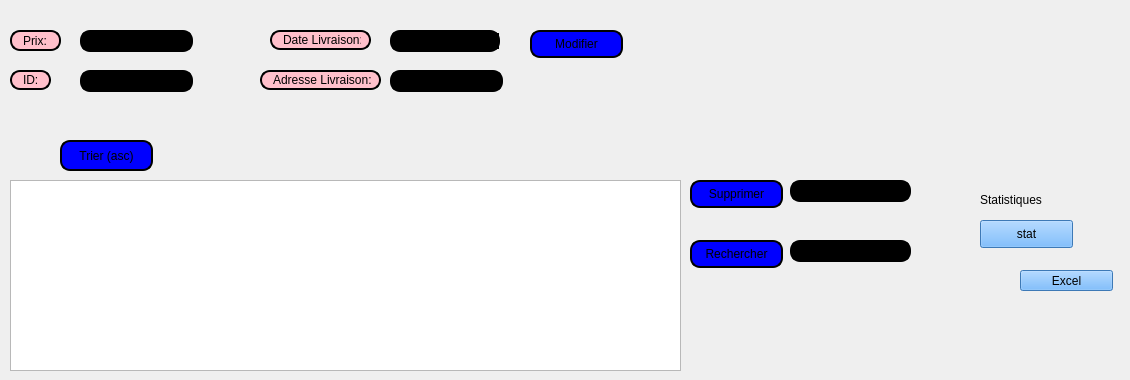
     <widget class="QWidget" name="Consulter_2">
      <attribute name="title">
       <string>Consulter</string>
      </attribute>
      <widget class="QLineEdit" name="le_prix2">
       <property name="geometry">
        <rect>
         <x>80</x>
         <y>30</y>
         <width>113</width>
         <height>22</height>
        </rect>
       </property>
       <property name="styleSheet">
        <string notr="true">border: 2px solid black;
font: 75 8pt &quot;MS Shell Dlg 2&quot;;
border-radius: 10px;
padding: 0 8px;
background: black;
font: bold, &quot;Comic Sans MS&quot;;;
text-align:center;
</string>
       </property>
       <property name="text">
        <string/>
       </property>
      </widget>
      <widget class="QLabel" name="ID_LIVREUR_3">
       <property name="geometry">
        <rect>
         <x>10</x>
         <y>30</y>
         <width>51</width>
         <height>21</height>
        </rect>
       </property>
       <property name="styleSheet">
        <string notr="true">border: 2px solid black;
font: 75 8pt &quot;MS Shell Dlg 2&quot;;
border-radius: 10px;
padding: 0 8px;
background: pink;
font: bold, &quot;Comic Sans MS&quot;;;
text-align:center;
</string>
       </property>
       <property name="text">
        <string>Prix:</string>
       </property>
      </widget>
      <widget class="QLabel" name="NOM_LIVREUR_3">
       <property name="geometry">
        <rect>
         <x>10</x>
         <y>70</y>
         <width>41</width>
         <height>20</height>
        </rect>
       </property>
       <property name="styleSheet">
        <string notr="true">border: 2px solid black;
font: 75 8pt &quot;MS Shell Dlg 2&quot;;
border-radius: 10px;
padding: 0 8px;
background: pink;
font: bold, &quot;Comic Sans MS&quot;;;
text-align:center;
</string>
       </property>
       <property name="text">
        <string>ID:</string>
       </property>
      </widget>
      <widget class="QLabel" name="PRENOM_LIVREUR_3">
       <property name="geometry">
        <rect>
         <x>260</x>
         <y>70</y>
         <width>121</width>
         <height>20</height>
        </rect>
       </property>
       <property name="styleSheet">
        <string notr="true">border: 2px solid black;
font: 75 8pt &quot;MS Shell Dlg 2&quot;;
border-radius: 10px;
padding: 0 8px;
background: pink;
font: bold, &quot;Comic Sans MS&quot;;;
text-align:center;
</string>
       </property>
       <property name="text">
        <string>Adresse Livraison:</string>
       </property>
      </widget>
      <widget class="QLineEdit" name="le_idL2">
       <property name="geometry">
        <rect>
         <x>80</x>
         <y>70</y>
         <width>113</width>
         <height>22</height>
        </rect>
       </property>
       <property name="styleSheet">
        <string notr="true">border: 2px solid black;
font: 75 8pt &quot;MS Shell Dlg 2&quot;;
border-radius: 10px;
padding: 0 8px;
background: black;
font: bold, &quot;Comic Sans MS&quot;;;
text-align:center;
</string>
       </property>
      </widget>
      <widget class="QPushButton" name="modifier_L">
       <property name="geometry">
        <rect>
         <x>530</x>
         <y>30</y>
         <width>93</width>
         <height>28</height>
        </rect>
       </property>
       <property name="styleSheet">
        <string notr="true">border: 2px solid black;
font: 75 8pt &quot;MS Shell Dlg 2&quot;;
border-radius: 10px;
padding: 0 8px;
background: blue;
font: bold, &quot;Comic Sans MS&quot;;;
text-align:center;
</string>
       </property>
       <property name="text">
        <string>Modifier</string>
       </property>
      </widget>
      <widget class="QPushButton" name="trieID_L">
       <property name="geometry">
        <rect>
         <x>60</x>
         <y>140</y>
         <width>93</width>
         <height>31</height>
        </rect>
       </property>
       <property name="styleSheet">
        <string notr="true">border: 2px solid black;
font: 75 8pt &quot;MS Shell Dlg 2&quot;;
border-radius: 10px;
padding: 0 8px;
background: blue;
font: bold, &quot;Comic Sans MS&quot;;;
text-align:center;
</string>
       </property>
       <property name="text">
        <string>Trier (asc)</string>
       </property>
      </widget>
      <widget class="QLineEdit" name="rechercherliv">
       <property name="geometry">
        <rect>
         <x>790</x>
         <y>240</y>
         <width>121</width>
         <height>22</height>
        </rect>
       </property>
       <property name="styleSheet">
        <string notr="true">border: 2px solid black;
font: 75 8pt &quot;MS Shell Dlg 2&quot;;
border-radius: 10px;
padding: 0 8px;
background: black;
font: bold, &quot;Comic Sans MS&quot;;;
text-align:center;
</string>
       </property>
       <property name="text">
        <string/>
       </property>
      </widget>
      <widget class="QPushButton" name="recherche_2">
       <property name="geometry">
        <rect>
         <x>690</x>
         <y>240</y>
         <width>93</width>
         <height>28</height>
        </rect>
       </property>
       <property name="styleSheet">
        <string notr="true">border: 2px solid black;
font: 75 8pt &quot;MS Shell Dlg 2&quot;;
border-radius: 10px;
padding: 0 8px;
background: blue;
font: bold, &quot;Comic Sans MS&quot;;;
text-align:center;
</string>
       </property>
       <property name="text">
        <string>Rechercher</string>
       </property>
      </widget>
      <widget class="QLineEdit" name="le_adresseL2">
       <property name="geometry">
        <rect>
         <x>390</x>
         <y>70</y>
         <width>113</width>
         <height>22</height>
        </rect>
       </property>
       <property name="styleSheet">
        <string notr="true">border: 2px solid black;
font: 75 8pt &quot;MS Shell Dlg 2&quot;;
border-radius: 10px;
padding: 0 8px;
background: black;
font: bold, &quot;Comic Sans MS&quot;;;
text-align:center;
</string>
       </property>
      </widget>
      <widget class="QPushButton" name="pushButtonStatL_3">
       <property name="geometry">
        <rect>
         <x>980</x>
         <y>220</y>
         <width>93</width>
         <height>28</height>
        </rect>
       </property>
       <property name="styleSheet">
        <string notr="true">background-color: rgb(85, 170, 255);
color: rgb(0, 0, 0);</string>
       </property>
       <property name="text">
        <string>stat</string>
       </property>
      </widget>
      <widget class="QLabel" name="statL_3">
       <property name="geometry">
        <rect>
         <x>980</x>
         <y>190</y>
         <width>71</width>
         <height>20</height>
        </rect>
       </property>
       <property name="text">
        <string>Statistiques </string>
       </property>
      </widget>
      <widget class="QLabel" name="label_TimeClient_3">
       <property name="geometry">
        <rect>
         <x>1020</x>
         <y>20</y>
         <width>101</width>
         <height>16</height>
        </rect>
       </property>
       <property name="font">
        <font>
         <family>Segoe UI Semibold</family>
         <pointsize>10</pointsize>
         <weight>75</weight>
         <bold>true</bold>
        </font>
       </property>
       <property name="text">
        <string/>
       </property>
      </widget>
      <widget class="QTableView" name="tabliv">
       <property name="geometry">
        <rect>
         <x>10</x>
         <y>180</y>
         <width>671</width>
         <height>191</height>
        </rect>
       </property>
      </widget>
      <widget class="QPushButton" name="pb_supprimer_L">
       <property name="geometry">
        <rect>
         <x>690</x>
         <y>180</y>
         <width>93</width>
         <height>28</height>
        </rect>
       </property>
       <property name="styleSheet">
        <string notr="true">border: 2px solid black;
font: 75 8pt &quot;MS Shell Dlg 2&quot;;
border-radius: 10px;
padding: 0 8px;
background: blue;
font: bold, &quot;Comic Sans MS&quot;;;
text-align:center;
</string>
       </property>
       <property name="text">
        <string>Supprimer</string>
       </property>
      </widget>
      <widget class="QLineEdit" name="lineEditSuppL_3">
       <property name="geometry">
        <rect>
         <x>790</x>
         <y>180</y>
         <width>121</width>
         <height>22</height>
        </rect>
       </property>
       <property name="styleSheet">
        <string notr="true">border: 2px solid black;
font: 75 8pt &quot;MS Shell Dlg 2&quot;;
border-radius: 10px;
padding: 0 8px;
background: black;
font: bold, &quot;Comic Sans MS&quot;;;
text-align:center;
</string>
       </property>
      </widget>
      <widget class="QDateEdit" name="le_dateL2">
       <property name="geometry">
        <rect>
         <x>390</x>
         <y>30</y>
         <width>110</width>
         <height>22</height>
        </rect>
       </property>
       <property name="styleSheet">
        <string notr="true">border: 2px solid black;
font: 75 8pt &quot;MS Shell Dlg 2&quot;;
border-radius: 10px;
padding: 0 8px;
background: black;
font: bold, &quot;Comic Sans MS&quot;;;
text-align:center;
</string>
       </property>
      </widget>
      <widget class="QLabel" name="PRENOM_LIVREUR_4">
       <property name="geometry">
        <rect>
         <x>270</x>
         <y>30</y>
         <width>101</width>
         <height>20</height>
        </rect>
       </property>
       <property name="styleSheet">
        <string notr="true">border: 2px solid black;
font: 75 8pt &quot;MS Shell Dlg 2&quot;;
border-radius: 10px;
padding: 0 8px;
background: pink;
font: bold, &quot;Comic Sans MS&quot;;;
text-align:center;
</string>
       </property>
       <property name="text">
        <string>Date Livraison:</string>
       </property>
      </widget>
      <widget class="QPushButton" name="Excel_L">
       <property name="geometry">
        <rect>
         <x>1020</x>
         <y>270</y>
         <width>93</width>
         <height>21</height>
        </rect>
       </property>
       <property name="styleSheet">
        <string notr="true">background-color: rgb(85, 170, 255);
color: rgb(0, 0, 0);</string>
       </property>
       <property name="text">
        <string>Excel</string>
       </property>
      </widget>
     </widget>
